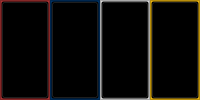
            <widget class="QWidget" name="unidades">
             <property name="styleSheet">
              <string notr="true">QLabel{
background-color: None;
color: white;
font: 10pt &quot;Snap ITC&quot;;
}

QPushButton{
background-color: rgba(0,0,0,0);
color: white;
}</string>
             </property>
             <layout class="QHBoxLayout" name="horizontalLayout_3">
              <property name="spacing">
               <number>0</number>
              </property>
              <property name="leftMargin">
               <number>0</number>
              </property>
              <property name="topMargin">
               <number>0</number>
              </property>
              <property name="rightMargin">
               <number>0</number>
              </property>
              <property name="bottomMargin">
               <number>0</number>
              </property>
              <item>
               <widget class="QFrame" name="frame_U1">
                <property name="styleSheet">
                 <string notr="true">QFrame{
background-color: rgba(173, 51, 51,255);
}
</string>
                </property>
                <property name="frameShape">
                 <enum>QFrame::StyledPanel</enum>
                </property>
                <property name="frameShadow">
                 <enum>QFrame::Raised</enum>
                </property>
                <layout class="QVBoxLayout" name="verticalLayout_3">
                 <property name="spacing">
                  <number>0</number>
                 </property>
                 <property name="leftMargin">
                  <number>0</number>
                 </property>
                 <property name="topMargin">
                  <number>0</number>
                 </property>
                 <property name="rightMargin">
                  <number>0</number>
                 </property>
                 <property name="bottomMargin">
                  <number>0</number>
                 </property>
                 <item>
                  <widget class="AnimatedButton" name="bt_unidad_1">
                   <property name="sizePolicy">
                    <sizepolicy hsizetype="Preferred" vsizetype="Preferred">
                     <horstretch>0</horstretch>
                     <verstretch>0</verstretch>
                    </sizepolicy>
                   </property>
                   <property name="minimumSize">
                    <size>
                     <width>0</width>
                     <height>0</height>
                    </size>
                   </property>
                   <property name="styleSheet">
                    <string notr="true"/>
                   </property>
                   <property name="text">
                    <string/>
                   </property>
                  </widget>
                 </item>
                </layout>
               </widget>
              </item>
              <item>
               <widget class="QFrame" name="frame_U2">
                <property name="styleSheet">
                 <string notr="true">QFrame{
background-color: rgb(0, 51, 102);
}</string>
                </property>
                <property name="frameShape">
                 <enum>QFrame::StyledPanel</enum>
                </property>
                <property name="frameShadow">
                 <enum>QFrame::Raised</enum>
                </property>
                <layout class="QVBoxLayout" name="verticalLayout_4">
                 <property name="spacing">
                  <number>0</number>
                 </property>
                 <property name="leftMargin">
                  <number>0</number>
                 </property>
                 <property name="topMargin">
                  <number>0</number>
                 </property>
                 <property name="rightMargin">
                  <number>0</number>
                 </property>
                 <property name="bottomMargin">
                  <number>0</number>
                 </property>
                 <item>
                  <widget class="AnimatedButton" name="bt_unidad_2">
                   <property name="sizePolicy">
                    <sizepolicy hsizetype="Preferred" vsizetype="Preferred">
                     <horstretch>0</horstretch>
                     <verstretch>0</verstretch>
                    </sizepolicy>
                   </property>
                   <property name="styleSheet">
                    <string notr="true"/>
                   </property>
                   <property name="text">
                    <string/>
                   </property>
                  </widget>
                 </item>
                </layout>
               </widget>
              </item>
              <item>
               <widget class="QFrame" name="frame_U3">
                <property name="styleSheet">
                 <string notr="true">QFrame{
background-color: rgb(218, 218, 218);
}</string>
                </property>
                <property name="frameShape">
                 <enum>QFrame::StyledPanel</enum>
                </property>
                <property name="frameShadow">
                 <enum>QFrame::Raised</enum>
                </property>
                <layout class="QVBoxLayout" name="verticalLayout_5">
                 <property name="spacing">
                  <number>0</number>
                 </property>
                 <property name="leftMargin">
                  <number>0</number>
                 </property>
                 <property name="topMargin">
                  <number>0</number>
                 </property>
                 <property name="rightMargin">
                  <number>0</number>
                 </property>
                 <property name="bottomMargin">
                  <number>0</number>
                 </property>
                 <item>
                  <widget class="AnimatedButton" name="bt_unidad_3">
                   <property name="sizePolicy">
                    <sizepolicy hsizetype="Preferred" vsizetype="Preferred">
                     <horstretch>0</horstretch>
                     <verstretch>0</verstretch>
                    </sizepolicy>
                   </property>
                   <property name="text">
                    <string/>
                   </property>
                  </widget>
                 </item>
                </layout>
               </widget>
              </item>
              <item>
               <widget class="QFrame" name="frame_U4">
                <property name="styleSheet">
                 <string notr="true">QFrame{
background-color:rgb(239, 184, 16);
}</string>
                </property>
                <property name="frameShape">
                 <enum>QFrame::StyledPanel</enum>
                </property>
                <property name="frameShadow">
                 <enum>QFrame::Raised</enum>
                </property>
                <layout class="QVBoxLayout" name="verticalLayout_6">
                 <property name="spacing">
                  <number>0</number>
                 </property>
                 <property name="leftMargin">
                  <number>0</number>
                 </property>
                 <property name="topMargin">
                  <number>0</number>
                 </property>
                 <property name="rightMargin">
                  <number>0</number>
                 </property>
                 <property name="bottomMargin">
                  <number>0</number>
                 </property>
                 <item>
                  <widget class="AnimatedButton" name="bt_unidad_4">
                   <property name="sizePolicy">
                    <sizepolicy hsizetype="Preferred" vsizetype="Preferred">
                     <horstretch>0</horstretch>
                     <verstretch>0</verstretch>
                    </sizepolicy>
                   </property>
                   <property name="text">
                    <string/>
                   </property>
                  </widget>
                 </item>
                </layout>
               </widget>
              </item>
             </layout>
            </widget>
